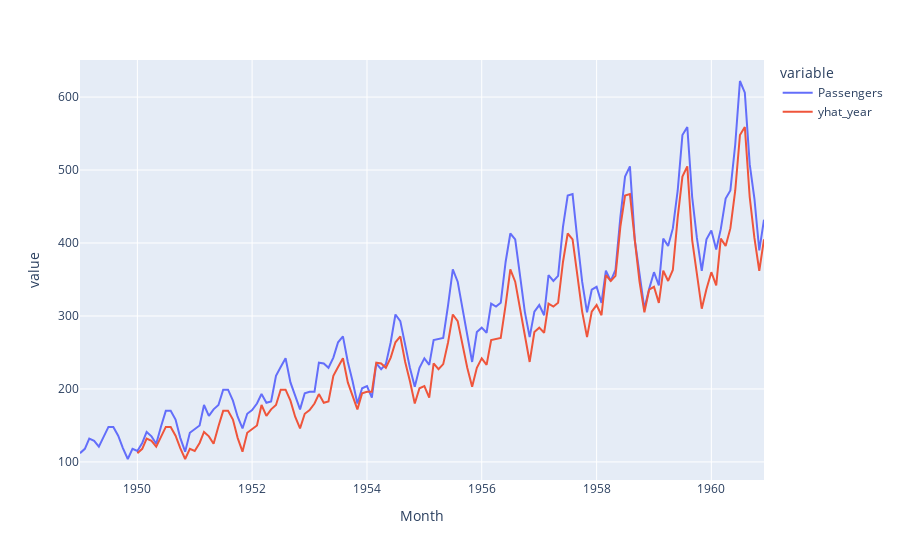

Write notebook code for a chart like this one.
### Code cell
px.line(df, x = 'Month', y = ['Passengers','yhat_simple']) #прогноз на 1 місяць, на 1 крок вперед

### Figure 1 — Plotly figure (JSON) as saved in the notebook; plotly's stock layout.template omitted (floating-point values rounded to 4 significant figures; data arrays with more than 128 entries replaced by an {"elided": "..."} marker saying what was removed)
{"data": [{"hovertemplate": "variable=Passengers<br>Month=%{x}<br>value=%{y}<extra></extra>", "legendgroup": "Passengers", "line": {"color": "#636efa", "dash": "solid"}, "marker": {"symbol": "circle"}, "mode": "lines", "name": "Passengers", "orientation": "v", "showlegend": true, "type": "scatter", "x": {"elided": "144 str values"}, "xaxis": "x", "y": {"elided": "144 int values"}, "yaxis": "y"}, {"hovertemplate": "variable=yhat_year<br>Month=%{x}<br>value=%{y}<extra></extra>", "legendgroup": "yhat_year", "line": {"color": "#EF553B", "dash": "solid"}, "marker": {"symbol": "circle"}, "mode": "lines", "name": "yhat_year", "orientation": "v", "showlegend": true, "type": "scatter", "x": {"elided": "144 str values"}, "xaxis": "x", "y": {"elided": "144 int values"}, "yaxis": "y"}], "layout": {"legend": {"title": {"text": "variable"}, "tracegroupgap": 0}, "margin": {"t": 60}, "xaxis": {"anchor": "y", "domain": [0, 1], "title": {"text": "Month"}}, "yaxis": {"anchor": "x", "domain": [0, 1], "title": {"text": "value"}}}}
